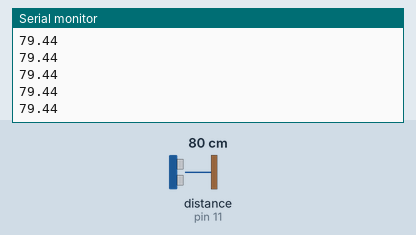
Recording of a sketch running on a simulated Arduino Uno, built with avr-gcc and run on an emulated ATmega328P. Parts: the last lines printed to the serial monitor. Wiring (inferred from the names in the program): ultrasonic range finder: trigger pin 12; echo pin 11. The test bench sets the inputs (shaded band); at power-on: distance to the obstacle (sensor on pin 11) 80 cm. The echo pulse lasts 58.3 µs per cm.

Above: at 1.2 s.
1.3 s: distance to the obstacle (sensor on pin 11) set to 2 cm
At 2.1 s:
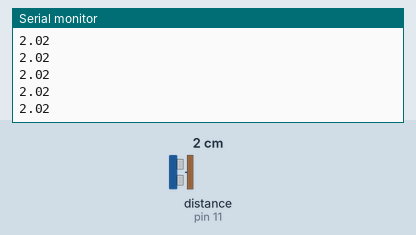
2.8 s: distance to the obstacle (sensor on pin 11) set to 4 cm
At 3.5 s:
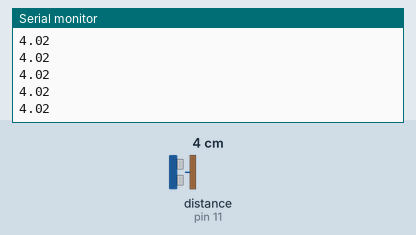
Timing chart, 0 to 5.8 s (numbered marks = the images above; inputs shaded):
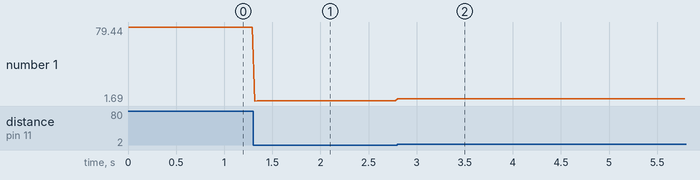

Measured:
- after the input at 1.3 s, the serial monitor: prints a new line at once (image 1)
- after the input at 2.8 s, the serial monitor: prints a new line at once (image 2)
- plotted number 1: 79.44 → 2.02 after the input at 1.3 s, 2.02 → 4.02 after the input at 2.8 s

The sketch:

Ultrasonic_Sensor.ino
```cpp
int trigPin = 12;
int echoPin = 11;
float pingTravelTime;
float pingTravelDistance;
float distanceToTarget;

void setup() {
  // put your setup code here, to run once:
  pinMode(trigPin, OUTPUT);
  pinMode(echoPin, INPUT);
  Serial.begin(9600);
}

void loop() {
  // put your main code here, to run repeatedly:
  digitalWrite(trigPin, LOW);
  delayMicroseconds(10);
  digitalWrite(trigPin, HIGH);
  delayMicroseconds(10);
  digitalWrite(trigPin, LOW);
  pingTravelTime = pulseIn(echoPin, HIGH);
  pingTravelDistance = (pingTravelTime*765.*5280.*12.*2.54)/(3600.*1000000);
  distanceToTarget = pingTravelDistance/2;

  Serial.println(distanceToTarget);

  //or just use 0.0171*pingTravelTime
  delay(25);
}
```
